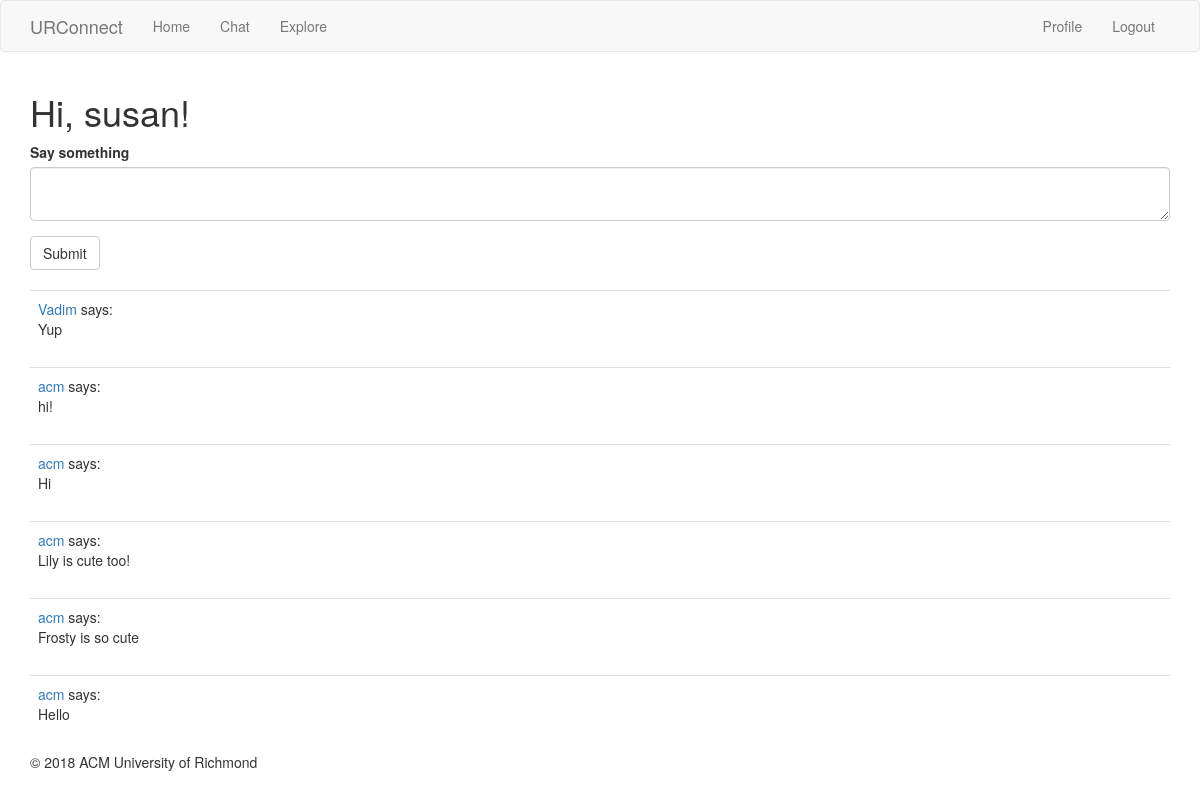
Page /chat (signed in) on the earlier database version.
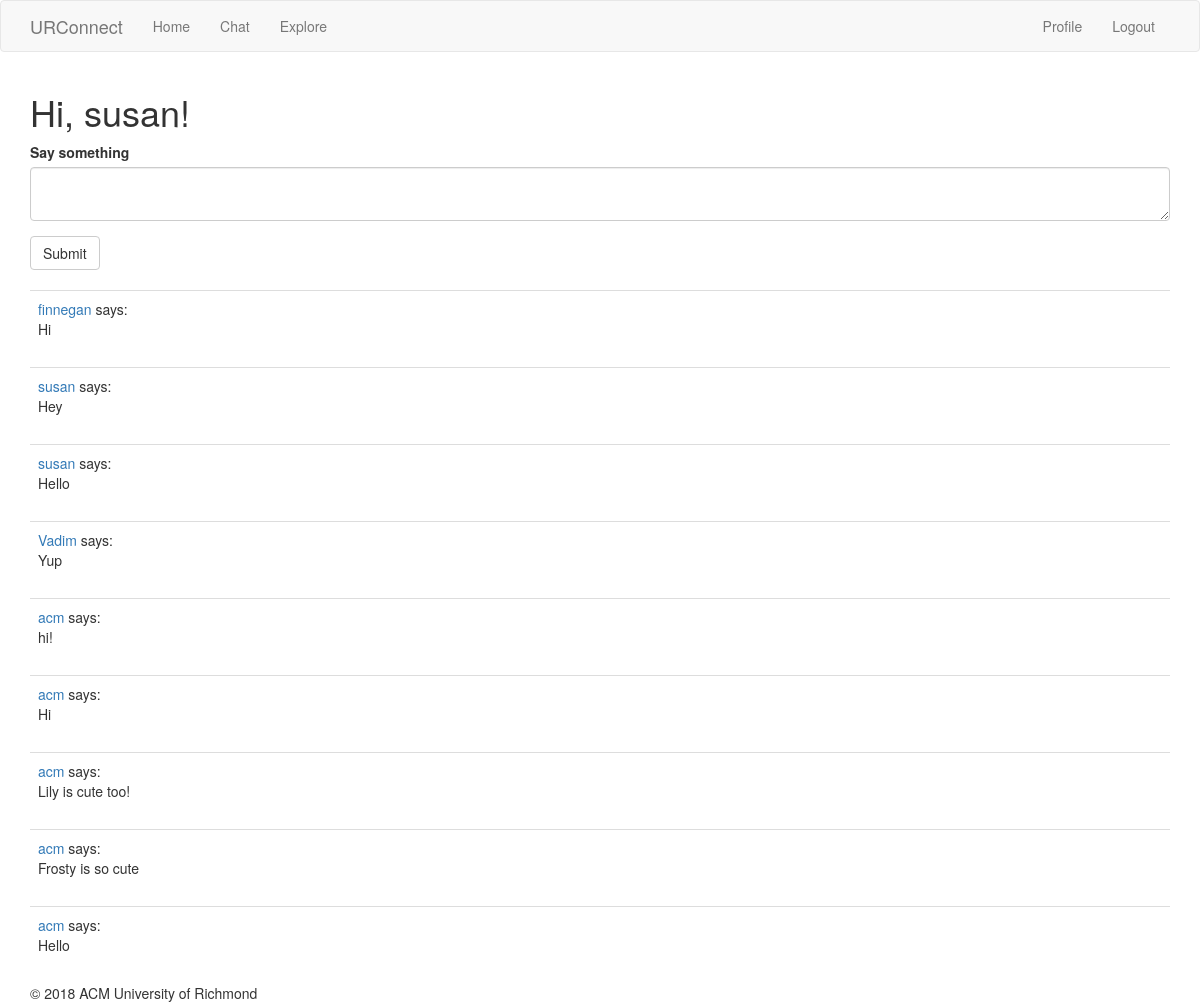
Same page on the later database version.
### app/models.py (models this page shows, shortened)
class User(UserMixin, db.Model):
	id = db.Column(db.Integer, primary_key = True)
	username = db.Column(db.String(64), index=True, unique=True)
	email = db.Column(db.String(120), index=True, unique=True)
	password_hash = db.Column(db.String(128))
	posts = db.relationship('Post', backref='author', lazy='dynamic')

class Post(db.Model):
	id = db.Column(db.Integer, primary_key = True)
	body = db.Column(db.String(140))
	timestamp = db.Column(db.DateTime, index=True, default=datetime.utcnow)
	user_id = db.Column(db.Integer, db.ForeignKey('user.id'))

### app/routes.py (the view)
@app.route('/chat', methods=['GET', 'POST'])
@login_required
def chat():
    form = PostForm()
    if form.validate_on_submit():
        post = Post(body=form.post.data, author=current_user)
        db.session.add(post)
        db.session.commit()
        flash('Your post is now live!')
        return redirect(url_for('chat'))
    posts = Post.query.order_by(Post.timestamp.desc()).all()
    return render_template("chat.html", title='Home Page', form=form,
                           posts=posts)

### app/forms.py
class PostForm(FlaskForm):
    post = TextAreaField('Say something', validators=[
        DataRequired(), Length(min=1, max=140)])
    submit = SubmitField('Submit')

### app/models.py (called while the page is built)
@login.user_loader
def load_user(id):
	return User.query.get(int(id))

### app/templates/chat.html
{% extends "base.html" %}
{% import 'bootstrap/wtf.html' as wtf %}
{% block app_content %}
	<h1>Hi, {{ current_user.username }}!</h1>
	{% if form %}
    {{ wtf.quick_form(form) }}
    <br>
    {% endif %}
	{% for post in posts %}
		{% include '_post.html' %}
	{% endfor %}
{% endblock %}

### app/templates/base.html (shortened to what this page needs)
{% extends 'bootstrap/base.html' %}
{% block navbar %}
    <nav class="navbar navbar-default">
        <div class="container">
            <div class="navbar-header">
                <a class="navbar-brand" href="{{ url_for('index') }}"> URConnect </a>
            </div>
            <div class="collapse navbar-collapse" id="bs-example-navbar-collapse-1">
                <ul class="nav navbar-nav">
                    <li><a href="{{ url_for('index') }}">Home</a></li>
                    <li><a href="{{ url_for('chat') }}">Chat</a></li>
                    <li><a href="{{ url_for('explore') }}">Explore</a></li>
                </ul>
                <ul class="nav navbar-nav navbar-right">
                    {% if current_user.is_anonymous %}
                    <li><a href="{{ url_for('login') }}">Login</a></li>
                    {% else %}
                    <li><a href="{{ url_for('user', username=current_user.username) }}">Profile</a></li>
                    <li><a href="{{ url_for('logout') }}">Logout</a></li>
                    {% endif %}
                </ul>
            </div>
        </div>
    </nav>
{% endblock %}
{% block content %}
    <div class="container">
        {% block app_content %}{% endblock %}
        {%- block footer %}
        <footer>&copy; 2018 ACM University of Richmond </footer>
        {%- endblock footer %}
    </div>
{% endblock %}

### app/templates/_post.html
    <table class="table table-hover">
        <tr>
            <td>
                <a href="{{ url_for('user', username=post.author.username) }}">
                    {{ post.author.username }}
                </a>
                says:
                <br>
                {{ post.body }}
            </td>
        </tr>
    </table>

Differences in the rows shown:
added Post: author.username "finnegan", body "Hi"
added Post: author.username "susan", body "Hey"
added Post: author.username "susan", body "Hello"
